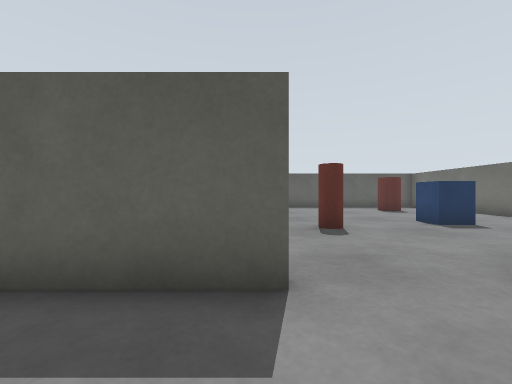
view 1 (above)

16 first-person views from a walk through a Gazebo world. The camera is 0.45 m above the floor, looks level and sees 90° across. The floor is counted in squares, 0.5 m on a side. Each view is taken from the middle of a square. On the plan, view 1 faces up. The plan holds only what a view shows up to about 10 squares ahead; the rest is blank. The place goes on beyond the plan.

view 2
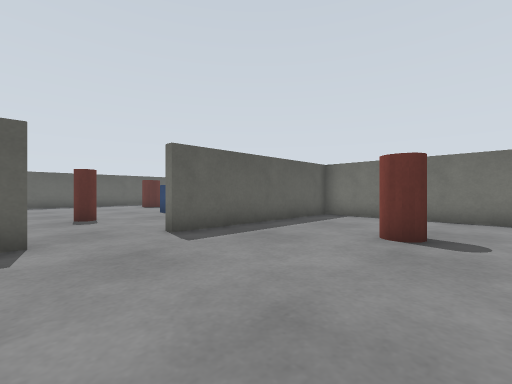

view 3
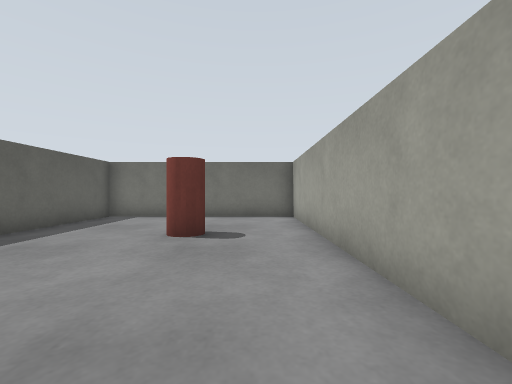

view 4
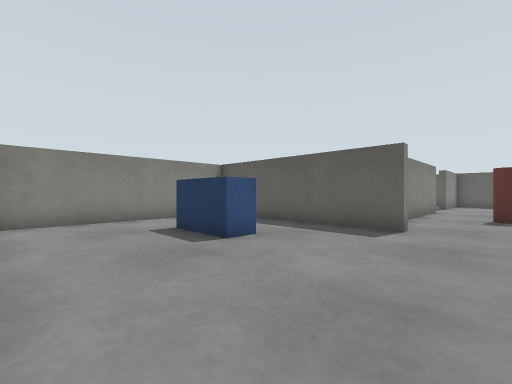

view 5
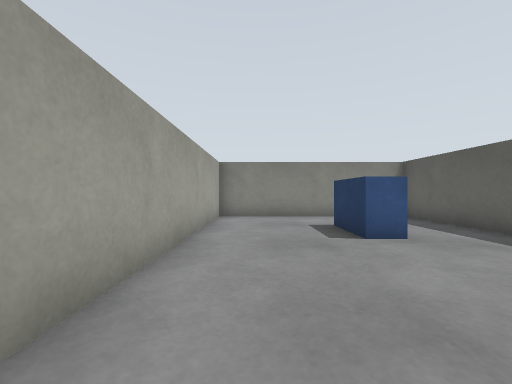

view 6
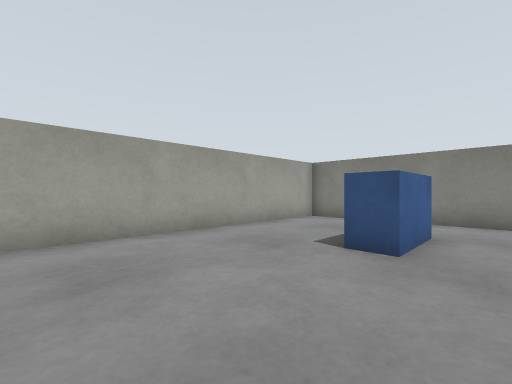

view 7
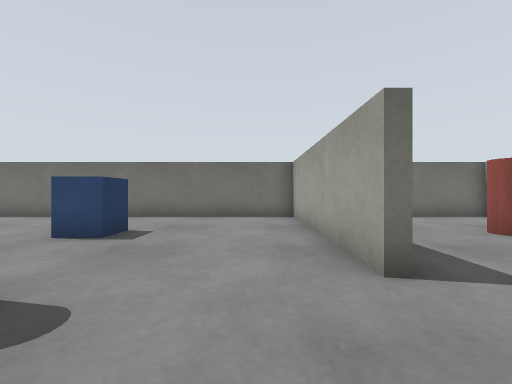

view 8
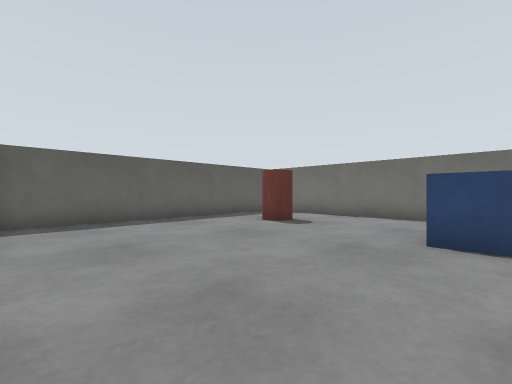

view 9
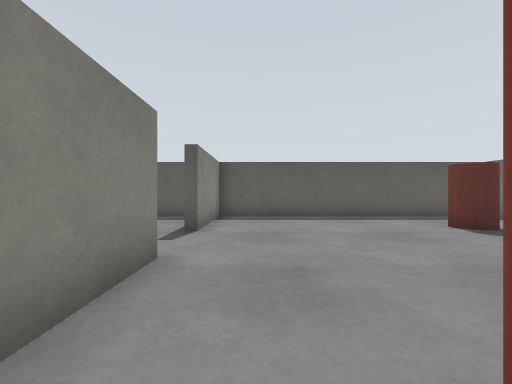

view 10
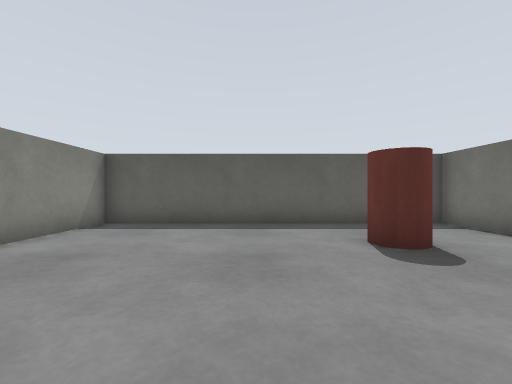

view 11
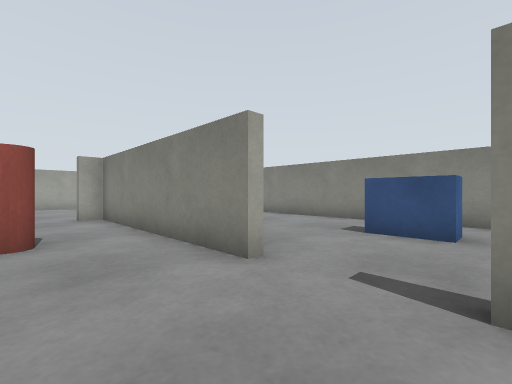

view 12
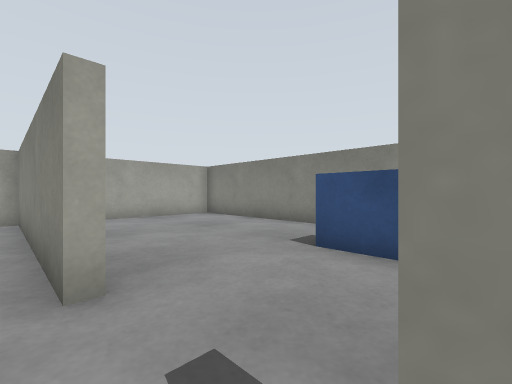

view 13
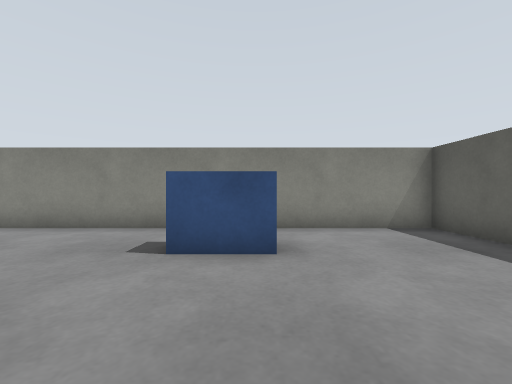

view 14
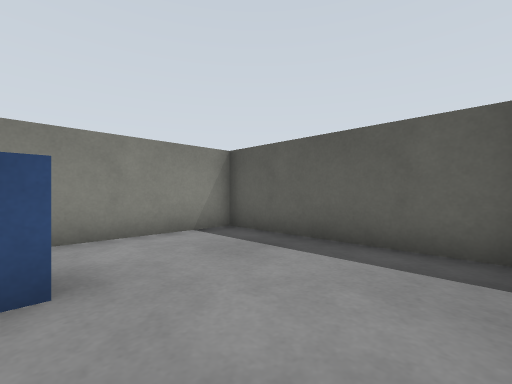

view 15
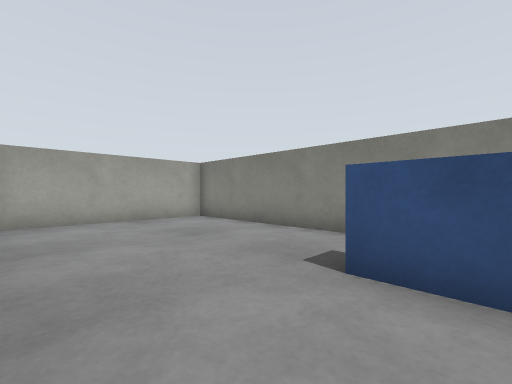

view 16
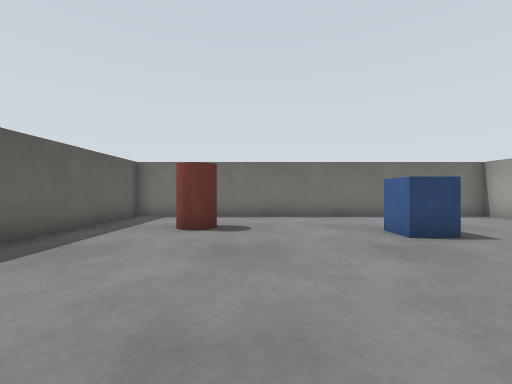

### Floor plan
Ten units are one square. View 1 is at (0, 0); x grows to the right and y downward. Boxes are objects, and circles mark ways between rooms. Rooms are numbered by the first view taken in them; rooms with no view inside come last. Other rooms are left out.
<svg viewBox="-69 -159 168 207">
<path fill="none" stroke="#000" d="M4 -23 -64 -23 -64 43 94 43 94 -23 27 -23M-8 -95 -3 -95 -3 -27 4 -27M27 -23 27 -27 94 -27 94 -154 -3 -154 -3 -119M-10 -154 -64 -154 -64 -27 -10 -27"/>
<rect x="-45" y="-5" width="30" height="20" fill="#bbb"><title>blue box</title></rect>
<rect x="45" y="5" width="20" height="20" fill="#bbb"><title>pillar</title></rect>
<rect x="15" y="-75" width="10" height="20" fill="#bbb"><title>pillar</title></rect>
<rect x="45" y="-85" width="20" height="20" fill="#bbb"><title>blue box</title></rect>
<rect x="55" y="-135" width="20" height="20" fill="#bbb"><title>pillar</title></rect>
<rect x="-45" y="-115" width="10" height="20" fill="#bbb"><title>blue box</title></rect>
<circle cx="15" cy="-20" r="3" fill="#2a7"/>
<circle cx="-10" cy="-105" r="3" fill="#2a7"/>
<text x="10" y="10">1</text>
<text x="40" y="-90">2</text>
<text x="-40" y="-90">3</text>
</svg>
Room 1 opens to room 2. Room 2 opens to room 3.

Where each view was taken, in squares from view 1:
view 1: 0 up, 0 right, facing up
view 2: 3 down, 0 right, facing up-right
view 3: 3 down, 0 right, facing right
view 4: 4 down, 2 right, facing up-left
view 5: 3 down, 3 right, facing left
view 6: 1 up, 2 right, facing down-left
view 7: 4 up, 0 right, facing right
view 8: 7 up, 0 right, facing up-right
view 9: 6 up, 1 right, facing up
view 10: 8 up, 4 right, facing up
view 11: 12 up, 2 right, facing down-left
view 12: 12 up, 0 right, facing down-left
view 13: 11 up, 0 right, facing left
view 14: 11 up, 1 left, facing up-left
view 15: 11 up, 1 left, facing down-left
view 16: 11 up, 0 right, facing right
